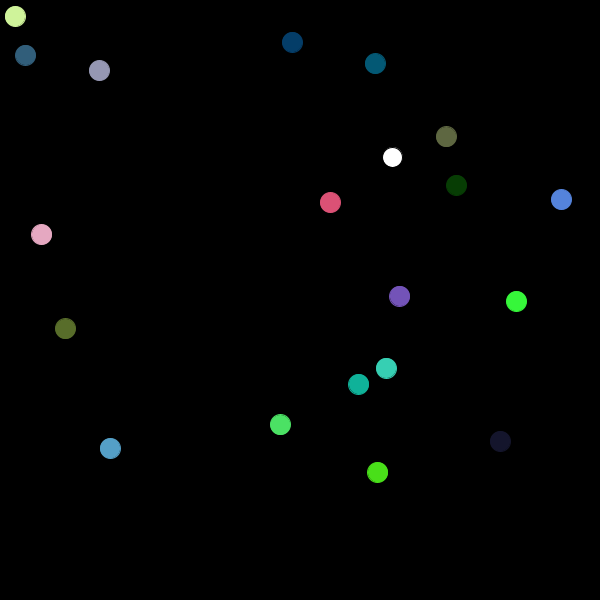
Frame 1 (no input)
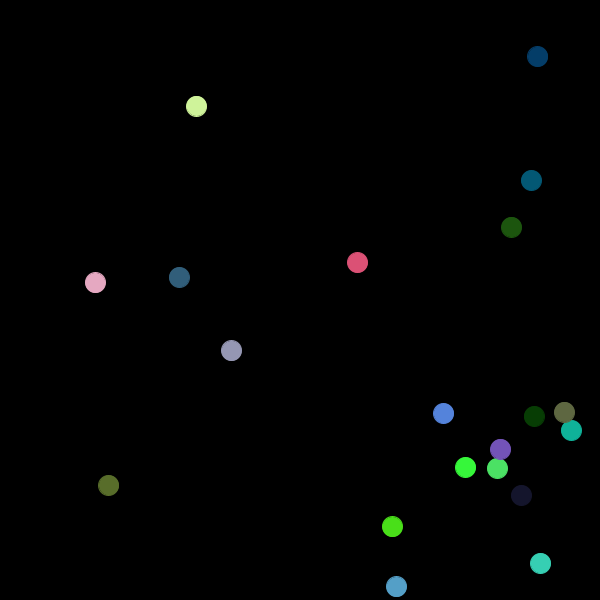
Frame 60 (the mouse pressed at the canvas centre just before this capture)
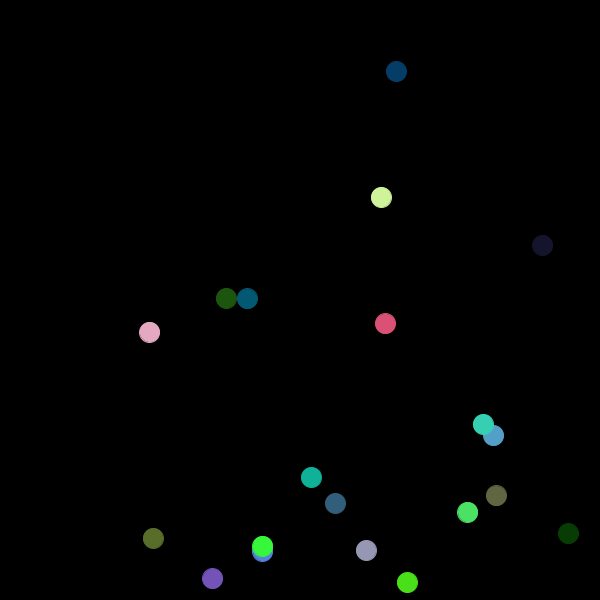
Frame 120 (the mouse held since frame 60 and released just before this capture)

The Processing sketch that drew these frames (run headless with seeded random() and noise(); from frame 60 on, the mouse is pressed at the canvas centre):

// Processing sketch: Chain_Reaction
// ── Chain_Reaction.pde
// Alison Lee, Thomas Lin
// APCS2 pd4
// HW40 -- All That Bouncin'
// 2017-05-12

boolean reaction ;
Ball[] balls ;

void setup() {
  size( 600, 600 ) ;
  balls = new Ball[20] ;
  for (int i = 0; i < 20; i++) {
    balls[i] = new Ball();
  }
  reaction = false ;
}

void draw() {
  background(0);
  for( Ball n : balls ) {
    // ellipse( n.x, n.y, n.d, n.d ) ;
    // stroke( n.c ) ;
    // fill( n.c ) ;
    // n.move() ;
    for( Ball i : balls ) {
      if( n.state == 0 && n.isTouching( i )) {
        n.state = 1 ;
        i.state = 1 ;
      }
    }
    n.state() ;
  }
}

void mouseClicked() {
  if( !reaction ) { // clicking AGAIN has no effect
    balls[ 0 ].x = mouseX ;
    balls[ 0 ].y = mouseY ;
    // state of ball clicked is set to expanding
    balls[ 0 ].state = 1 ;
    reaction = true ;
  }
}
// ── Balls.pde
// Alison Lee, Thomas Lin
// APCS2 pd4
// HW40 -- All That Bouncin'
// 2017-05-12

int moving = 0 ;
int expanding = 1 ;
int shrinking = 2 ;
int dead = 3 ;

class Ball {
  float x ;
  float y ;
  color c ; 
  float dx ;
  float dy ;
  int state ;
  float d ;

  Ball() {
    x = random(width - d);
    y = random(height - d);
    dx = random(5);
    dy = random(5);
    float r = random(256);
    float g = random(256);
    float b = random(256);
    c = color(r, g, b);
    state = 0 ;
    d = 20;
  }

  void draw() { // redraw
    ellipse(x, y, d, d); 
    stroke(c);
    fill(c);
    // move() ;
  }

  void move() {
    x = x + dx ;
    y = y + dy ;
    bounce() ;
  }

  void bounce() {
    if (x + d/2 > width || x - d/2 < 0) { // if touching sides
      dx *= -1;
    }
    if (y + d/2 > height|| y - d/2 < 0) { // if touching ceiling/floor
      dy *= -1;
    }
  }

  void state() {
    if ( state == 0 ) {
      move() ;
      draw() ;
    }
    if ( state == 1 ) {
      d += 0.2 ;
      draw() ;
      if ( d > 50 ) {
        state = 3 ;
      }
    }
    if ( state == 2 ) {
      d -= 0.2 ;
      draw() ;
      if ( d <= 0 ) {
        state = 3 ;
      }
    }
    if ( state == 3 ) {
      draw() ;
      d = 0 ;
    }
  }
  
  boolean isTouching( Ball other ) {
    if( state == 0 && ( other.state == 1 ) || other.state == 2 ) {
      return(( d/2 + other.d/2 ) > ( dist( other.x, other.y, x, y ) )) ;
    }
    return false ;
  }
  
}
